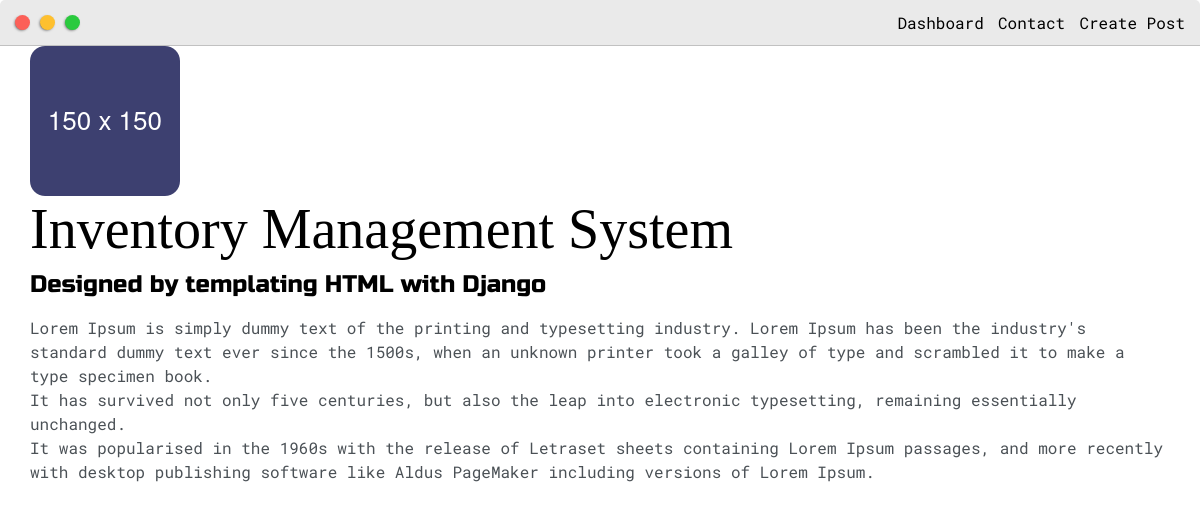
The app's page /post/1/ (signed in) with its own data.
### base/models.py (models this page shows, shortened)
class Post(models.Model):
    headline = models.CharField(max_length=500)
    sub_headline  = models.CharField(max_length=150, null=True, blank=True)
    thumbnail = models.ImageField(null=True, blank=True, upload_to="images", default="placeholder.png")
    body = models.TextField(null=True, blank=True)
    created = models.DateTimeField(auto_now_add=True)
    active = models.BooleanField(default=False)
    featured = models.BooleanField(default=False)
    tags = models.ManyToManyField(Tag, blank=True)

### base/views.py (the view)
# urls.py: path('post/<str:pk>/', views.post, name='post'),
def post(request, pk):
    post = Post.objects.get(id=pk)
    context = {'post':post}
    return render(request, 'base/post.html', context)

### base/templates/base/post.html (shortened to what this page needs)
{% extends 'base/main.html' %}
{% load static %}
{% block content %}
<div class="main-container">
    <img src="{{post.thumbnail.url}}">
    <h1>{{post.headline}}</h1>
    <h4>{{post.sub_headline}}</h4>
    <p>{{post.body|linebreaks}}</p>
    </div>
{% endblock content %}

### static/css/default.css (style rules this page uses)
:root { --mainColor:#eaeaea; --secondaryColor:#fff; --borderColor:#c1c1c1; --mainText:black; --secondaryText:#4b5156; --themeDotBorder:#24292e; --previewBg:rgb(251,249,243,0.8); --previewShadow:#f0ead6; --buttonColor:black; --duration: 4s; }
body * { transition: 1.5s; }
html,body { padding: 0; margin: 0; }
h1 { position: relative; color:var(--mainText); font-weight: 500; font-family: 'Just Me Again Down Here', cursive; transition-duration: 4s; filter: blur(8px) contrast(-8); }
h2,h4,h5,h6, strong { color: var(--mainText); font-family: 'Russo one',sans-serif; }
p,li,span,label,input,textarea { color: var(--secondaryText); font-family: 'Roboto mono',monospace; }
h1 { font-size: 56px; }
h4 { font-size: 24px; }
.main-container { width: 600px; margin: 0 auto; }
@media screen and (max-width:1200px) { .main-container { width: 95%; } }

### records on screen
Post: thumbnail (placeholder picture), headline "Inventory Management System", sub_headline "Designed by templating HTML with Django", body "Lorem Ipsum is simply dummy text of the printing and typesetting industry. Lorem Ipsum has been the industry's standard dummy text ever since the 1500s, when an unknown printer took a galley of type and scrambled it to make a type specimen book. It has survived not only five centuries, but also the leap into electronic typesetting, remaining essentially unchanged. It was popularised in the 1960s with the release of Letraset sheets containing Lorem Ipsum passages, and more recently with desktop publishing software like Aldus PageMaker including versions of Lorem Ipsum."
